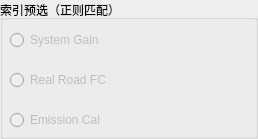
              <widget class="QGroupBox" name="Select_Features_Search_group">
               <property name="title">
                <string>索引预选（正则匹配）</string>
               </property>
               <widget class="QRadioButton" name="Select_Features_SystemGain">
                <property name="enabled">
                 <bool>false</bool>
                </property>
                <property name="geometry">
                 <rect>
                  <x>10</x>
                  <y>30</y>
                  <width>239</width>
                  <height>20</height>
                 </rect>
                </property>
                <property name="text">
                 <string>System Gain</string>
                </property>
               </widget>
               <widget class="QRadioButton" name="Select_Features_RealRoadFC">
                <property name="enabled">
                 <bool>false</bool>
                </property>
                <property name="geometry">
                 <rect>
                  <x>10</x>
                  <y>70</y>
                  <width>239</width>
                  <height>20</height>
                 </rect>
                </property>
                <property name="text">
                 <string>Real Road FC</string>
                </property>
               </widget>
               <widget class="QRadioButton" name="Select_Features_EmissionCal">
                <property name="enabled">
                 <bool>false</bool>
                </property>
                <property name="geometry">
                 <rect>
                  <x>10</x>
                  <y>110</y>
                  <width>239</width>
                  <height>20</height>
                 </rect>
                </property>
                <property name="text">
                 <string>Emission Cal</string>
                </property>
               </widget>
              </widget>
